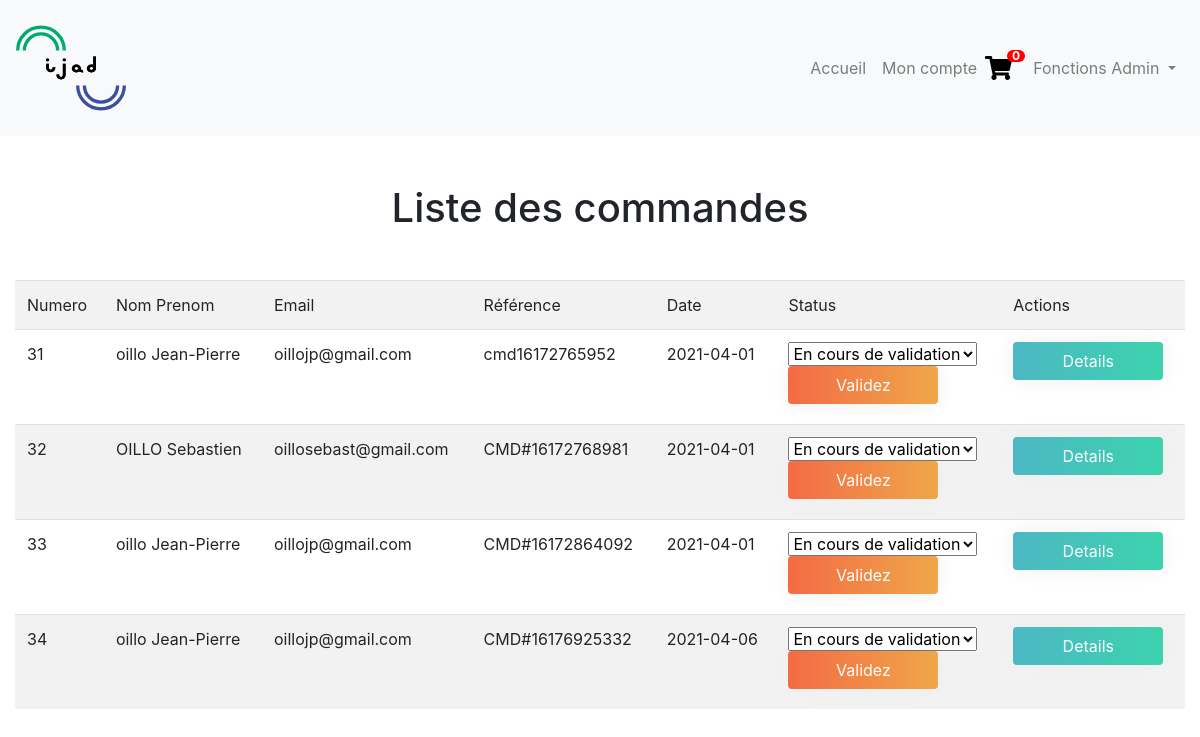
Page /index.php?action=OrdersAdmin (signed in) on the committed database.
### tables this page shows
CREATE TABLE `orders` (
  `id` int(11) NOT NULL,
  `customer_id` int(11) NOT NULL,
  `ref_cde` char(50) NOT NULL,
  `date` date NOT NULL,
  `status` int(11) NOT NULL DEFAULT 1
);

CREATE TABLE `users` (
  `id` int(11) NOT NULL,
  `lastname` char(50) NOT NULL,
  `firstname` char(50) NOT NULL,
  `email` char(100) NOT NULL,
  `password` char(30) NOT NULL,
  `statut_id` int(11) NOT NULL,
  `cart` varchar(1024) NOT NULL
);

CREATE TABLE `order_status` (
  `id` int(11) NOT NULL,
  `name` varchar(255) NOT NULL
);

### model/orders.php (called while the page is built, shortened)
<?php
function getOrders (){
    try {
        $bdd = dbConnect();
        $sqlReq = "SELECT o.id as order_id, u.lastname, u.firstname, u.email, o.date, o.ref_cde,os.name as order_status
        FROM orders as o
        INNER JOIN users as u ON o.customer_id = u.id
        INNER JOIN order_status as os ON o.status = os.id
        ORDER BY o.id;";
        $req = $bdd -> query($sqlReq);
        $req -> execute();
        $rep = $req -> fetchAll();
        if ($rep){
            return $rep;
        }
        else {
            throw new Exception("Aucun résultat", 1);
        }
    }
    catch (Exception $ex) {
        $ex->getMessage() . ' ' . $ex -> getLine() . ' ' . $ex->getFile();
    }
}
?>

### view/orders/orderTabView.php (the view, shortened to what this page needs)
    <h1 class = "my-5 text-center">Liste des commandes</h1>
<?php if (isset($orders) && !empty($orders)) {?>
    <div class="table-responsive container-fluid">
        <table class = "table table-striped">
            <tr>
                <td>Numero</td>
                <td>Nom Prenom</td>
                <td>Email</td>
                <td>Référence</td>
                <td>Date</td>
                <td>Status</td>
                <td>Actions</td>
            </tr>
            <?php foreach ($orders as $order) { ?>
                <tr>
                    <td><?=$order['order_id']?></td>
                    <td><?=$order['lastname']?> <?=$order['firstname']?></td>
                    <td><?=$order['email']?></td>
                    <td><?=$order['ref_cde']?></td>
                    <td><?=$order['date']?></td>
                    <td>
                    <form action="index.php?action=updateOrder&amp;id=<?=$order['order_id']?>" method = "post">
                        <select name="orderStatus" id="orderStatus">
                            <option value="<?=$order['order_status']?>"><?=$order['order_status']?></option>
                        </select>
                        <button type="submit" class = "btn btn-update">Validez</button>
                    </form>
                    </td>
                    <td><a href="index.php?action=orderDetails&amp;id=<?=$order['order_id']?>"><button class = "btn btn-product">Details</button></a></td>
                </tr>
            <?php } ?>
        </table>
    </div>
<?php }
else { ?>
    <h3 class = "text-center"> Aucune commandes pour l'instant</h2>
<?php }?>
<?php
    require_once 'view/template.php';
?>

### public/buttons.css (style rules this page uses)
.btn-update { background-image: linear-gradient(to right, #f46b45 0%, #eea849 51%, #f46b45 100%); }
.btn-showProduct, .btn-buyProduct, .btn-product { background-image: linear-gradient(to right, #4CB8C4 0%, #3CD3AD 51%, #4CB8C4 100%); }
.btn { transition: 0.5s; background-size: 200% auto; color: white; box-shadow: 0 0 20px #eee; }
td .btn { display: block; margin-bottom: 0.5em; width: 150px; }
td a { text-decoration: none !important; }

### rows in the picture
orders: id "31", customer.lastname "oillo", customer.firstname "Jean-Pierre", customer.email "oillojp@gmail.com", ref_cde "cmd16172765952", date "2021-04-01", orderStatus "En cours de validation"
orders: id "32", customer.lastname "OILLO", customer.firstname "Sebastien", customer.email "oillosebast@gmail.com", ref_cde "CMD#16172768981", date "2021-04-01", orderStatus "En cours de validation"
orders: id "33", customer.lastname "oillo", customer.firstname "Jean-Pierre", customer.email "oillojp@gmail.com", ref_cde "CMD#16172864092", date "2021-04-01", orderStatus "En cours de validation"
orders: id "34", customer.lastname "oillo", customer.firstname "Jean-Pierre", customer.email "oillojp@gmail.com", ref_cde "CMD#16176925332", date "2021-04-06", orderStatus "En cours de validation"

### other values in the picture
$cartNumber "0"
